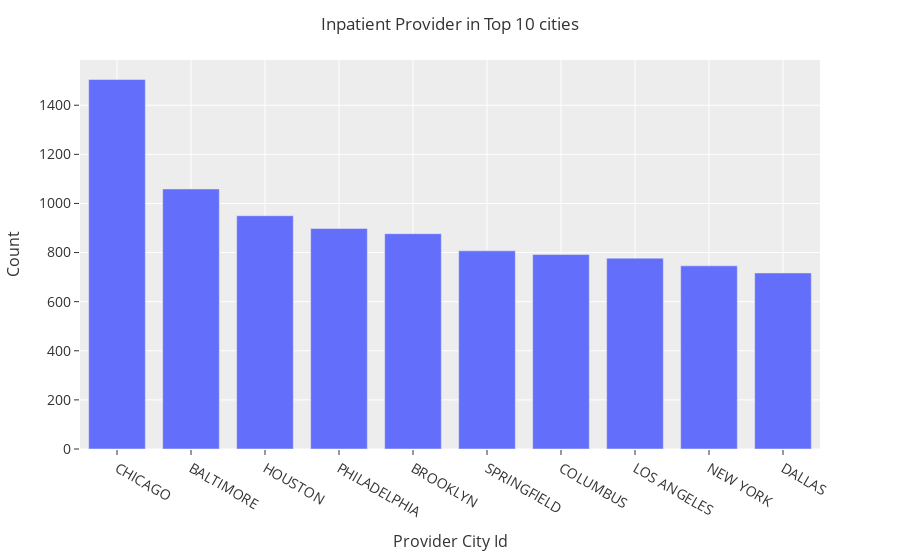

The notebook cell this image was saved under:
### Markdown cell above
Inpatient Top 10 Analysis

### Code cell
#Inpatient Provider City
city_count  = inpatient_df['Provider City'].value_counts()
city_count = city_count[:10,]
fig = px.bar(x = city_count.index, y = city_count.values)
fig.update_layout(
    title='Inpatient Provider in Top 10 cities',
    template='ggplot2',
    xaxis=dict(
        title='Provider City Id',
        titlefont_size=16,
        tickfont_size=14,
    ),
    yaxis=dict(
        title='Count',
        titlefont_size=16,
        tickfont_size=14,
    ),
    legend=dict(
        x=0,
        y=1.0,
    ),
    barmode='group',
    bargap=0.15,
    bargroupgap=0.1,
)
fig.layout.xaxis.type = 'category'
fig.show()
fig.write_image("inpatient_analysis_graphs\inpatient_provider_top_10_cities.png", engine='orca')

### Figure 1 — Plotly figure (JSON) as saved in the notebook; plotly's stock layout.template omitted (floating-point values rounded to 4 significant figures)
{"data": [{"alignmentgroup": "True", "hovertemplate": "x=%{x}<br>y=%{y}<extra></extra>", "legendgroup": "", "marker": {"color": "#636efa", "pattern": {"shape": ""}}, "name": "", "offsetgroup": "", "orientation": "v", "showlegend": false, "textposition": "auto", "type": "bar", "x": ["CHICAGO", "BALTIMORE", "HOUSTON", "PHILADELPHIA", "BROOKLYN", "SPRINGFIELD", "COLUMBUS", "LOS ANGELES", "NEW YORK", "DALLAS"], "xaxis": "x", "y": [1505, 1059, 950, 898, 877, 807, 792, 777, 746, 717], "yaxis": "y"}], "layout": {"bargap": 0.15, "bargroupgap": 0.1, "barmode": "group", "legend": {"tracegroupgap": 0, "x": 0, "y": 1}, "margin": {"t": 60}, "title": {"text": "Inpatient Provider in Top 10 cities"}, "xaxis": {"anchor": "y", "domain": [0, 1], "tickfont": {"size": 14}, "title": {"font": {"size": 16}, "text": "Provider City Id"}, "type": "category"}, "yaxis": {"anchor": "x", "domain": [0, 1], "tickfont": {"size": 14}, "title": {"font": {"size": 16}, "text": "Count"}}}}
